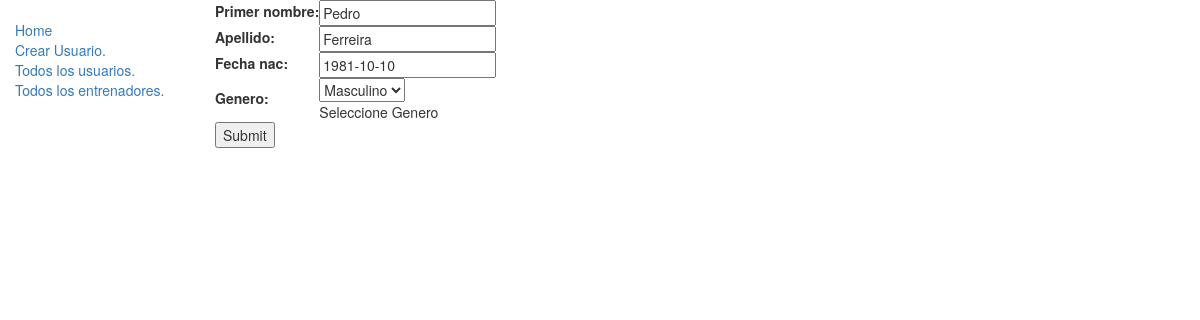
Screenshot of /catalogo/entrenador/1/update/ with the database file from the repository.
### catalogo/models.py (models this page shows, shortened)
class Entrenador(models.Model):
	primer_nombre = models.CharField(max_length=100 )
	apellido = models.CharField(max_length=100)
	fecha_nac = models.DateField(null=True, blank=True)
	LOAN_STATUS = (
		('F','Femenino'),
		('M', 'Masculino'),
	)
	genero = models.CharField(
		max_length=1,
		choices=LOAN_STATUS,
		blank=True,
		default='f',
		help_text='Seleccione Genero'
	)
	class Meta:
		ordering = ['apellido', 'primer_nombre']

### catalogo/views.py (the view)
# urls.py: path('entrenador/<int:pk>/update/', views.EntrenadorUpdate.as_view(), name='entrenador_update'),
class EntrenadorUpdate(UpdateView):
    model = Entrenador
    fields= ['primer_nombre','apellido','fecha_nac','genero']

### templates/catalogo/entrenador_form.html (shortened to what this page needs)
{% extends "base_generic.html" %}
{% block content %}
<form action="" method="post">
    <table>
    {{ form.as_table }}
    </table>
    <input type="submit" value="Submit">
</form>
{% endblock %}

### rows the page displays
Entrenador: primer_nombre "Pedro", apellido "Ferreira", fecha_nac "1981-10-10", genero "Masculino"
